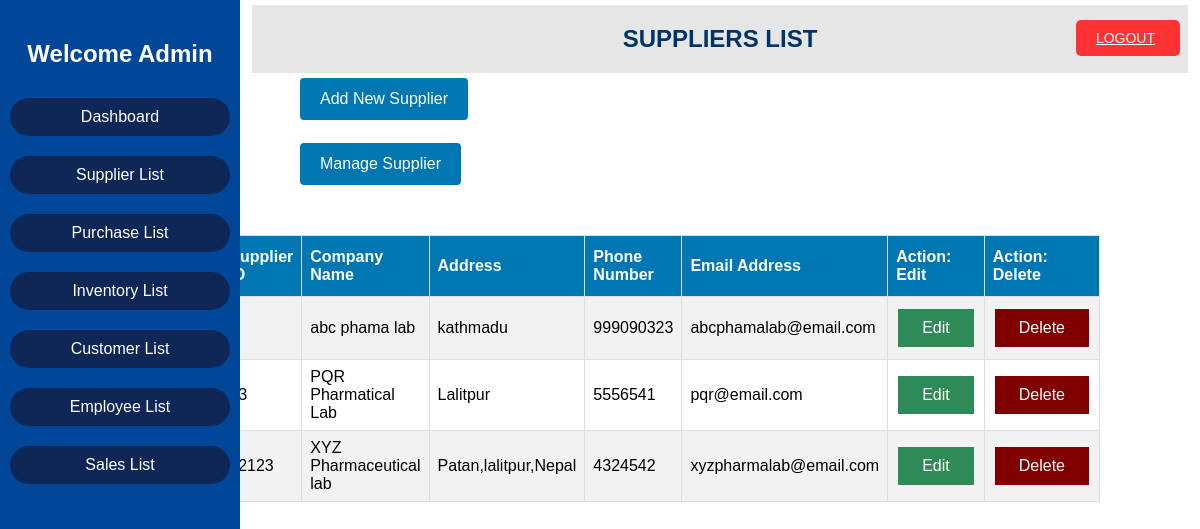
The page /supplier-view.php on the database its author committed.
### tables this page shows
CREATE TABLE `suppliers` (
  `SUP_ID` int(10) NOT NULL,
  `SUP_NAME` varchar(50) NOT NULL,
  `SUP_ADD` varchar(50) NOT NULL,
  `SUP_PHNO` int(10) NOT NULL,
  `SUP_MAIL` varchar(50) NOT NULL
);

### supplier-view.php (the view, shortened to what this page needs)
<!DOCTYPE html>
<html>
<head>
    <link rel="stylesheet" type="text/css" href="adminpanel.css">
    <link rel="stylesheet" type="text/css" href="table1.css">
</head>
<body>
<header>
    <a href="logout.php" class="logout-button">
        <span class="logout-icon">LOGOUT</span>
    </a>
    </header>
    <div class="sidebar">
        <h2>Welcome Admin</h2>
        <ul>
            <li><a href="adminpanel.php">Dashboard</a></li>
            <li><a href="supplier-view.php">Supplier List</a></li>
            <li><a href="purchase-view.php">Purchase List</a></li>
            <li><a href="inventory-view.php">Inventory List</a></li>
            <li><a href="customer-view.php">Customer List</a></li>
            <li><a href="employee-view.php">Employee List</a></li>
            <li><a href="sales-view.php">Sales List</a></li>
        </ul>
    </div>
    <center>
	<div class="head">
	<h2> SUPPLIERS LIST</h2>
	</div>
	</center>
    <div class="supplier-add">
        <a href="supplier-add.php"><button>Add New Supplier</button></a><Br><br>
	    <a href="supplier-view.php"><button>Manage Supplier</button></a>
    </div>
	<table align="right" id="table1" style="margin-right:100px;">
		<tr>
			<th>Supplier ID</th>
			<th>Company Name</th>
			<th>Address</th>
			<th>Phone Number</th>
			<th>Email Address</th>
			<th>Action: Edit</th>
            <th>Action: Delete</th>
		</tr>
	<?php
	include "config.php";
	$sql = "SELECT sup_id,sup_name,sup_add,sup_phno,sup_mail FROM suppliers";
	$result = $conn->query($sql);
	if ($result->num_rows > 0) {
	while($row = $result->fetch_assoc()) {
    echo "<tr>";
		echo "<td>" . $row["sup_id"]. "</td>";
		echo "<td>" . $row["sup_name"] . "</td>";
		echo "<td>" . $row["sup_add"]. "</td>";
		echo "<td>" . $row["sup_phno"]. "</td>";
		echo "<td>" . $row["sup_mail"]. "</td>";
		echo "<td align=center>";
		echo "<a class='button1 edit-btn' href=supplier-update.php?id=".$row['sup_id'].">Edit</a>";
		echo "</td>";
		echo "<td align=center>";
		echo "<a class='button1 del-btn' href=supplier-delete.php?id=".$row['sup_id'].">Delete</a>";
		echo "</td>";
	echo "</tr>";
	}
	echo "</table>";
	}
	?>
</body>
</html>

### adminpanel.css (style rules this page uses)
body { background-color: rgb(255, 255, 255); background: url("img/pharm1.png") no-repeat center center; margin: 0; padding: 0; font-family: Arial, sans-serif; }
.sidebar { height: 100%; width: 20%; position: fixed; top: 0; left: 0; background-color: #004799; color: rgb(255, 255, 255); padding-top: 20px; }
.sidebar h2 { text-align: center; }
.sidebar ul { list-style-type: none; padding: 0; }
.sidebar ul li { padding: 10px; text-align: center; }
.sidebar ul li a { border: 0px solid; background-color: #0f2756; color: rgb(255, 255, 255); text-decoration: none; display: block; padding: 10px; border-radius: 25px; border-collapse: separate; }
div.head { width:78%; font-family:Arial; background-color:#e6e6e6; color:#003366; float:right; margin-top:5px; margin-right:12px; margin-left:500px; top: 0; right: 0; overflow:hidden; }
div.supplier-add button { margin-left: 300px; background-color: #0077b3; color: white; padding: 12px 20px; border: none; border-radius: 4px; cursor: pointer; display:inline-block; margin-top:5px; font-size: 16px; }
div.head { width: 78%; font-family: Arial; background-color: #e6e6e6; color: #003366; float: right; margin-top: 5px; margin-right: 12px; margin-left: 500px; top: 0; right: 0; overflow: hidden; }
div.head { width: 78%; font-family: Arial; background-color: #e6e6e6; color: #003366; float: right; margin-top: 5px; margin-right: 12px; margin-left: 500px; top: 10px; right: 0; overflow: hidden; }
.logout-button { position: absolute; top: 20px; right: 20px; background-color: #ff3333; color: #fff; border: none; padding: 10px 20px; border-radius: 5px; cursor: pointer; font-size: 14px; display: flex; align-items: center; }
.logout-button .logout-icon { margin-right: 5px; }

### table1.css (style rules this page uses)
#table1 { font-family: Arial; border-collapse: collapse; margin-top:50px; margin-right:15px; width: 70%; overflow:auto; }
#table1 td, #table1 th { border: 1px solid #ddd; padding: 8px; }
#table1 tr:nth-child(even) { background-color: #f2f2f2; }
#table1 th { padding-top: 12px; padding-bottom: 12px; text-align: left; background-color: #0077b3; color: white; }
.button1 { border:none; color: white; padding: 10px 24px; text-align: center; text-decoration: none; display: inline-block; margin: 4px 2px; cursor: pointer; }
.edit-btn { background-color:#2E8B57; }
.del-btn { background-color:#800000; }

### rows shown on the page
suppliers: SUP_NAME "abc phama lab", SUP_ADD "kathmadu", SUP_PHNO "999090323", SUP_MAIL "abcphamalab@email.com"
suppliers: SUP_NAME "PQR Pharmatical Lab", SUP_ADD "Lalitpur", SUP_PHNO "5556541", SUP_MAIL "pqr@email.com"
suppliers: SUP_ID "12123", SUP_NAME "XYZ Pharmaceutical lab", SUP_ADD "Patan,lalitpur,Nepal", SUP_PHNO "4324542", SUP_MAIL "xyzpharmalab@email.com"
